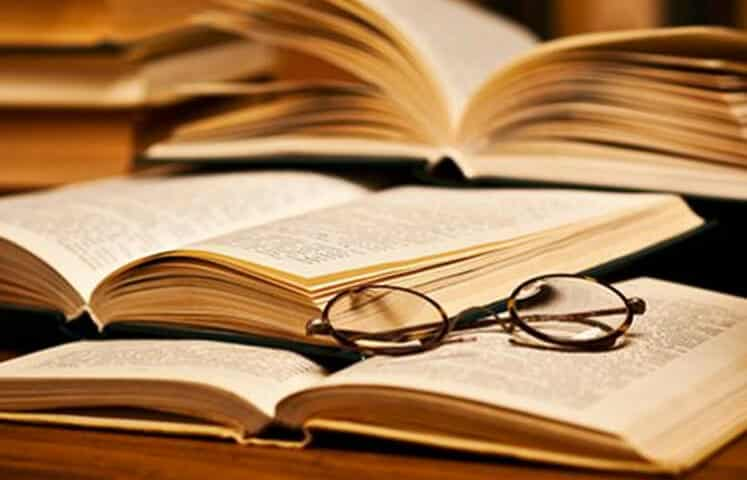
#> input picture 7. Computer Vision/OpenCV Örnekleri/ornek7.png, 747 x 480 px
$ python poligonTest.py
#> lines starting #> are read from the running program, lines starting #| are printed output that depends on the picture; after the words box and inside, x2 and y2 are one past the last pixel; in counts of white or black regions, pixels touching at a corner belong together
import numpy as np
import cv2

gorsel=cv2.imread("ornek7.png")
#> gorsel is the input picture: shape (480, 747, 3); mean B, G, R 85.1, 126.8, 169

koseNoktalari = np.array([[50,160],[125,160],[160,230],[10,230]], np.int32)
koseNoktalari = koseNoktalari.reshape((-1,1,2))
kapalilik = True
renk = (0,255,255)
kalinlik = 3
cv2.polylines(gorsel,[koseNoktalari],kapalilik,renk,kalinlik)
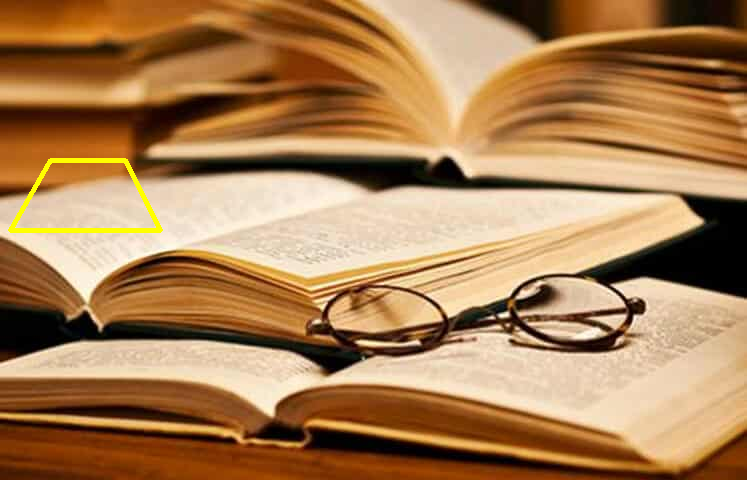
#> gorsel: shape (480, 747, 3); 0.53% of pixels changed, all inside (x1, y1, x2, y2) = (8, 158, 163, 233)
cv2.imwrite("poligonTest.png", gorsel)

$ run again, with 7. Computer Vision/OpenCV Örnekleri/ornek1.png copied over 7. Computer Vision/OpenCV Örnekleri/ornek7.png
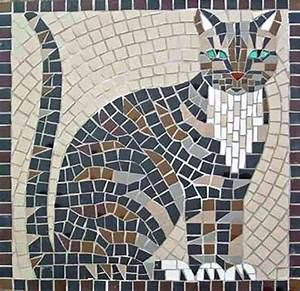
#> input picture 7. Computer Vision/OpenCV Örnekleri/ornek1.png, 300 x 291 px
#> gorsel is the input picture: shape (291, 300, 3); mean B, G, R 137, 139.8, 142.2
#> `cv2.polylines(gorsel,[koseNoktalari],kapalilik,renk,kalinlik)`:
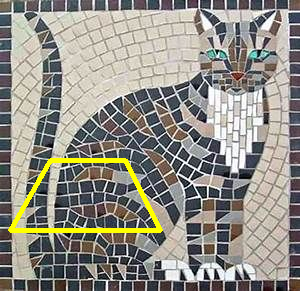
#> gorsel: shape (291, 300, 3); 2.16% of pixels changed, all inside (x1, y1, x2, y2) = (8, 158, 163, 233)

$ run again, with 7. Computer Vision/OpenCV Örnekleri/ornek2.png copied over 7. Computer Vision/OpenCV Örnekleri/ornek7.png
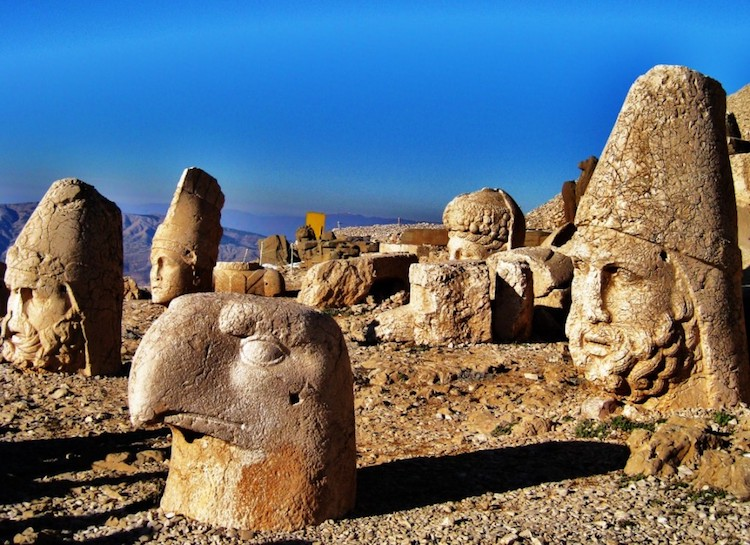
#> input picture 7. Computer Vision/OpenCV Örnekleri/ornek2.png, 750 x 545 px
#> gorsel is the input picture: shape (545, 750, 3); mean B, G, R 121.3, 112.8, 102.3
#> `cv2.polylines(gorsel,[koseNoktalari],kapalilik,renk,kalinlik)`:
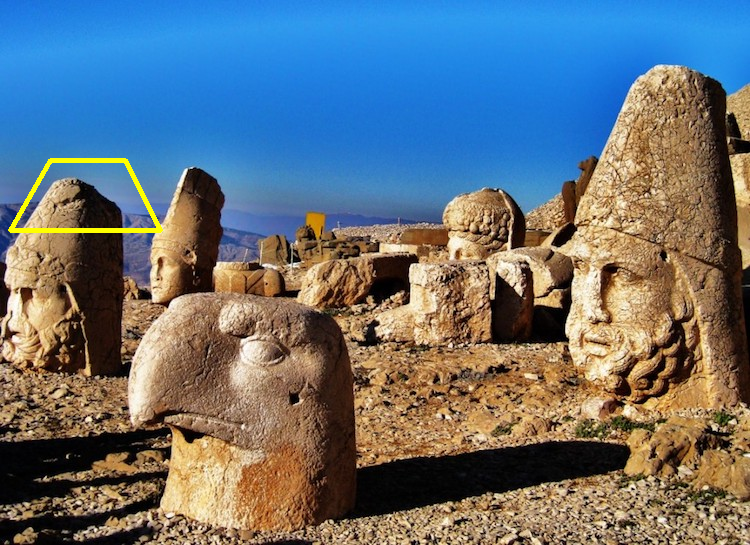
#> gorsel: shape (545, 750, 3); 0.46% of pixels changed, all inside (x1, y1, x2, y2) = (8, 158, 163, 233)

$ run again, with 7. Computer Vision/OpenCV Örnekleri/ornek3.png copied over 7. Computer Vision/OpenCV Örnekleri/ornek7.png
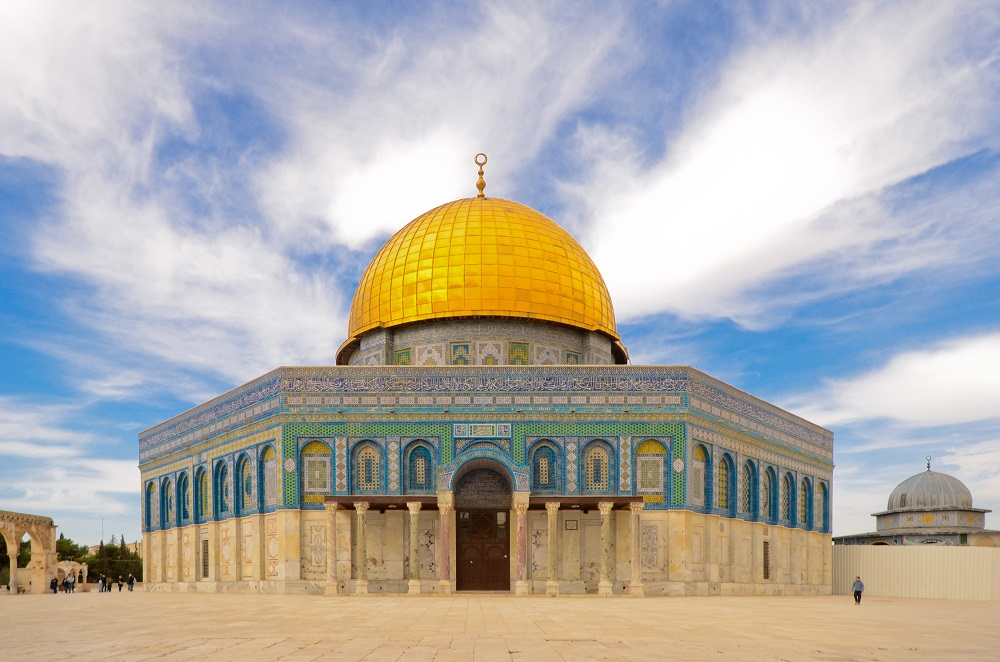
#> input picture 7. Computer Vision/OpenCV Örnekleri/ornek3.png, 1000 x 662 px
#> gorsel is the input picture: shape (662, 1000, 3); mean B, G, R 169.8, 174.4, 177.3
#> `cv2.polylines(gorsel,[koseNoktalari],kapalilik,renk,kalinlik)`:
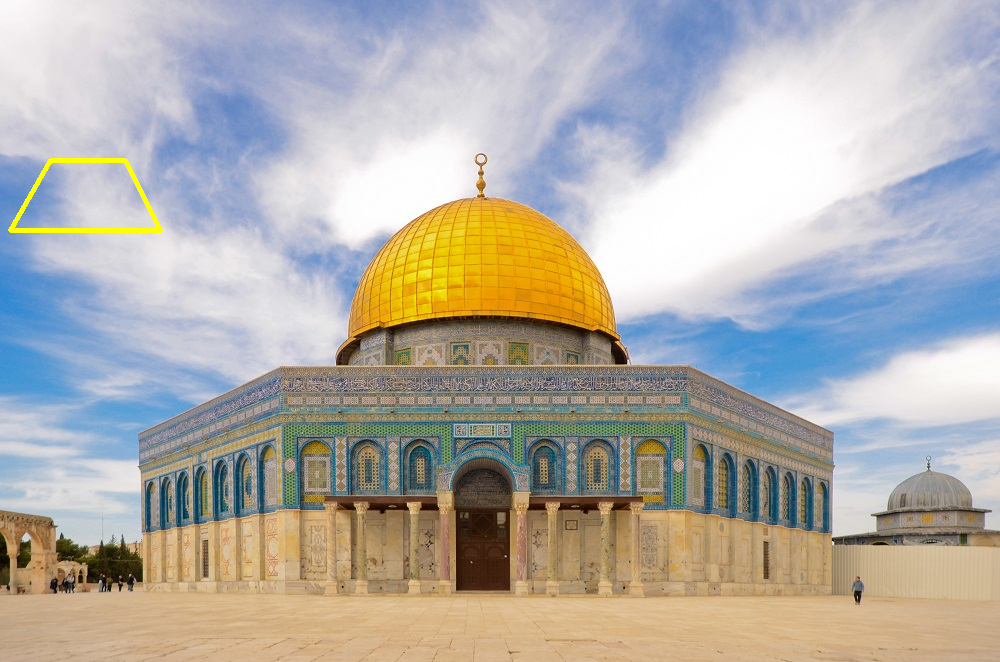
#> gorsel: shape (662, 1000, 3); 0.29% of pixels changed, all inside (x1, y1, x2, y2) = (8, 158, 163, 233)
